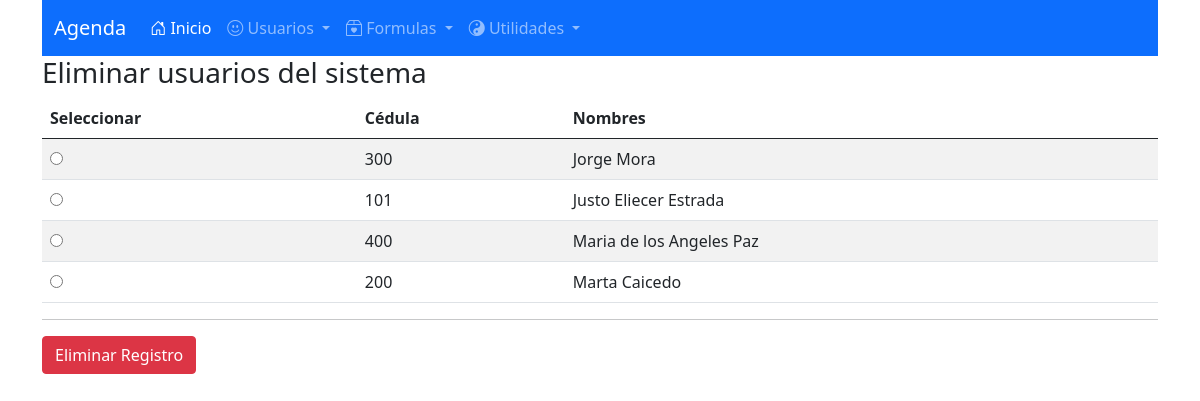
The app's page /del_user1.php with its own data.
### tables this page shows
CREATE TABLE `usuarios` (
  `cedusu` varchar(10) NOT NULL,
  `nomusu` varchar(100) NOT NULL,
  `genusu` varchar(1) NOT NULL,
  `fecnac` date NOT NULL,
  `epicrisis` text NOT NULL,
  `telusu` varchar(10) NOT NULL
);

### del_user1.php (the view, shortened to what this page needs)
<!DOCTYPE html>
<html lang="en">
<head>
    <?php include("head.php") ?>
</head>
<body>
    <div class="container">
        <?php
        include("menu.php");
        $bd = conectar();
        ?>
        <h3>Eliminar usuarios del sistema</h3>
        <form action="del_user2.php" method="POST">
            <table class="table table-striped">
                <thead>
                    <tr>
                        <th>Seleccionar</th>
                        <th>Cédula</th>
                        <th>Nombres</th>
                    </tr>
                </thead>
                <tbody>
                    <?php
                    $sql = "select cedusu, nomusu from usuarios order by nomusu";
                    $datos = mysqli_query($bd, $sql);
                    while ($arr = mysqli_fetch_array($datos)) {
                        echo "<tr>";
                        echo "<td><input type='radio' name='victima' value='$arr[0]' required></td>";
                        echo "<td>$arr[0]</td>";
                        echo "<td>$arr[1]</td>";
                        echo "</tr>";
                    }
                    ?>
                </tbody>
            </table>
            <hr>
            <input type="submit" value="Eliminar Registro" class="btn btn-danger">
        </form>
    </div>
</body>
</html>

### records on screen
usuarios: cedusu "300", nomusu "Jorge Mora"
usuarios: cedusu "101", nomusu "Justo Eliecer Estrada"
usuarios: cedusu "400", nomusu "Maria de los Angeles Paz"
usuarios: cedusu "200", nomusu "Marta Caicedo"
